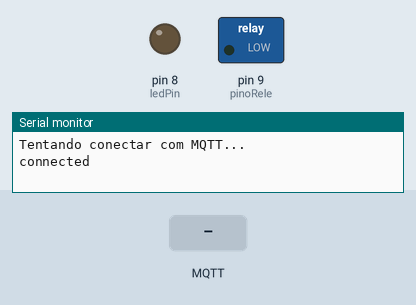
Simulated run of this sketch. Board: Arduino Uno, built for the host (arithmetic inside an expression is 32-bit, double 64-bit). On the bench: switched loads named in the sketch (green lamp = pin HIGH), output pins drawn as LEDs (lit = HIGH), the last lines printed to the serial monitor. The inputs (shaded band) are chosen by the test bench. WiFi joins after 1.5 s; servers stay silent unless stated; no MQTT or app messages arrive unless stated.

Above: at 2.7 s.
2.8 s: MQTT message "0" arrives on the second subscribed topic
At 3.4 s:
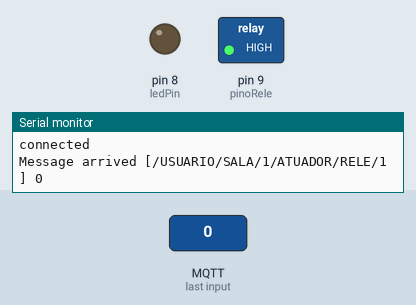
4.3 s: MQTT message "1" arrives on the second subscribed topic
At 5.7 s:
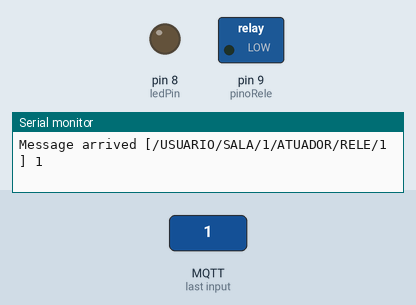
Timing chart, 0 to 7.3 s (numbered marks = the images above; inputs shaded):
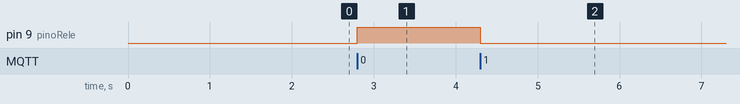

Measured:
- after the input at 2.8 s, pin 9 (pinoRele): LOW → HIGH at once
- after the input at 4.3 s, pin 9 (pinoRele): HIGH → LOW at once

The sketch:

IOT_SMARTGRID.ino
```cpp
#include <SPI.h>
#include <Ethernet.h>
#include <PubSubClient.h>
#include "EmonLib.h"

// Update these with values suitable for your network.
byte mac[]    = {  0xDE, 0xED, 0xBA, 0xFE, 0xFE, 0xED };
IPAddress ip(192, 168, 2, 102);
IPAddress server(192, 168, 2, 101);

int pinoRele = 9;  //  Pino digital onde será ligado e desligado o LED.
int pinoSct = 1;

EnergyMonitor emon1;

//Tensao da rede eletrica
int rede = 220.0;

EthernetClient ethClient;
PubSubClient client(ethClient);

String topicoDispositivos = "/USUARIO/DISPOSITIVOS";
String topicoRele = "/USUARIO/SALA/1/ATUADOR/RELE/1";
String topicoCorrente = "/USUARIO/SALA/1/SENSOR/CORRENTE/1";
String topicoCorrenteMedicao = "/USUARIO/SALA/1/SENSOR/CORRENTE/1/MEDICAO";


bool releLigado = true;

int ledPin = 8;
String topicoTeste = "teste";

void callback(char* topic, byte* payload, unsigned int length) {
  Serial.print("Message arrived [");
  Serial.print(topic);
  Serial.print("] ");
  for (int i=0;i<length;i++) {
    Serial.print((char)payload[i]);
  }
   Serial.println();

  if((String)topic == topicoDispositivos){
    if((char)payload[0] == '1'){
      if(releLigado == true){
        client.publish(topicoDispositivos.c_str(),"RELE ON");
      } else {
          client.publish(topicoDispositivos.c_str(),"RELE OFF");

      }
      client.publish(topicoDispositivos.c_str(),"CORRENTE ON");
    }
  }

  if((String)topic == topicoRele){
    if((char)payload[0] == '1'){
        digitalWrite(pinoRele, LOW);  // Liga Lampada.
        releLigado = true;
    }else{
      if((char)payload[0] == '0'){
          digitalWrite(pinoRele, HIGH);  // Desliga Lampada.
          releLigado = false;
        }
    }
    if(releLigado == true){
        client.publish(topicoDispositivos.c_str(),"RELE ON");
      } else {
          client.publish(topicoDispositivos.c_str(),"RELE OFF");
      }
      client.publish(topicoDispositivos.c_str(),"CORRENTE ON");

  }

  if((String)topic == topicoCorrente.c_str()){
    double Irms = emon1.calcIrms(1480);
    String msg = ("Corrente: " + (String)Irms + " Potência: " + Irms * rede);
    client.publish(topicoCorrenteMedicao.c_str(), msg.c_str());
  }

  if((String)topic == topicoTeste.c_str()){
    if((char)payload[0] == '1'){
        digitalWrite(ledPin, HIGH);   // liga o LED
    }
    else{
      if((char)payload[0] == '0'){
        digitalWrite(ledPin, LOW);    // desliga o LED
      }
    }


 }
}


void reconnect() {
  // Loop until we're reconnected
  while (!client.connected()) {
    Serial.println("Tentando conectar com MQTT...");
    // Attempt to connect
    if (client.connect("arduinoClient")) {
      Serial.println("connected");

      client.subscribe(topicoDispositivos.c_str());
      if(releLigado == true){
        client.publish(topicoDispositivos.c_str(),"RELE ON");
      } else {
          client.publish(topicoDispositivos.c_str(),"RELE OFF");
      }
      client.publish(topicoDispositivos.c_str(),"CORRENTE ON");

      client.subscribe(topicoRele.c_str());
      client.subscribe(topicoCorrente.c_str());

      client.subscribe(topicoTeste.c_str());

    } else {
      Serial.print("failed, rc = ");
      Serial.print(client.state());
      Serial.println(" aguarde 5 secondos");
      delay(5000);
    }
  }
}

void setup(){
  Serial.begin(9600);
  //Pino, calibracao - Cur Const= Ratio/BurdenR. 1800/62 = 29.
  emon1.current(pinoSct, 29);
  pinMode(pinoRele, OUTPUT);  // Define o Pino 9 como saída.
  client.setServer(server, 1883);
  client.setCallback(callback);
  pinMode(ledPin, OUTPUT);
  Ethernet.begin(mac, ip);
  // Allow the hardware to sort itself out
  delay(1500);
}

void loop(){
  if (!client.connected()) {
    reconnect();
  }
  client.loop();

}
```
